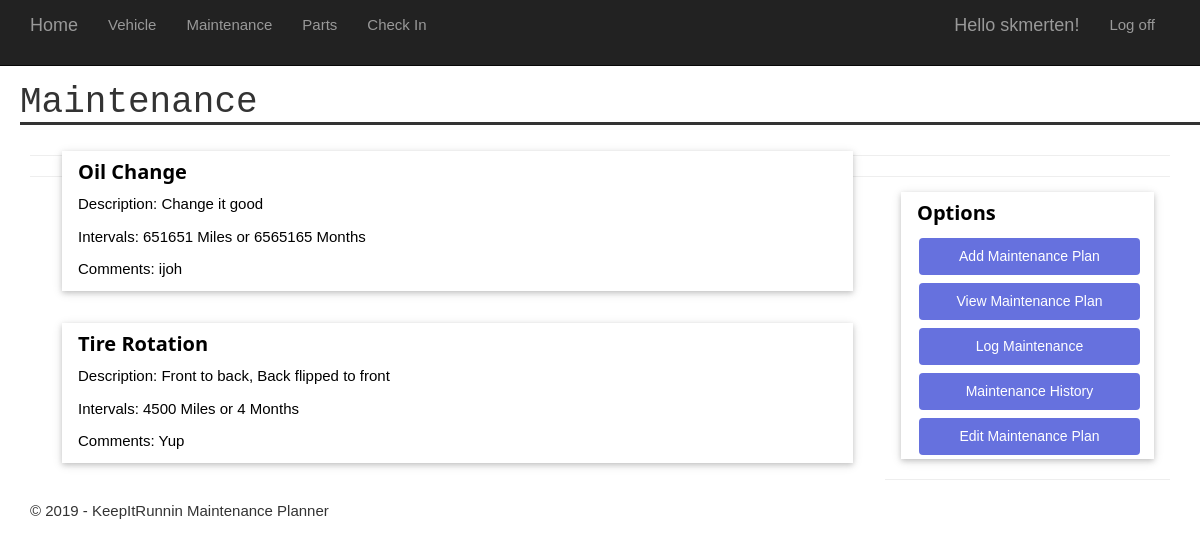
The page /maintenance/ (signed in) on the database as committed earlier.
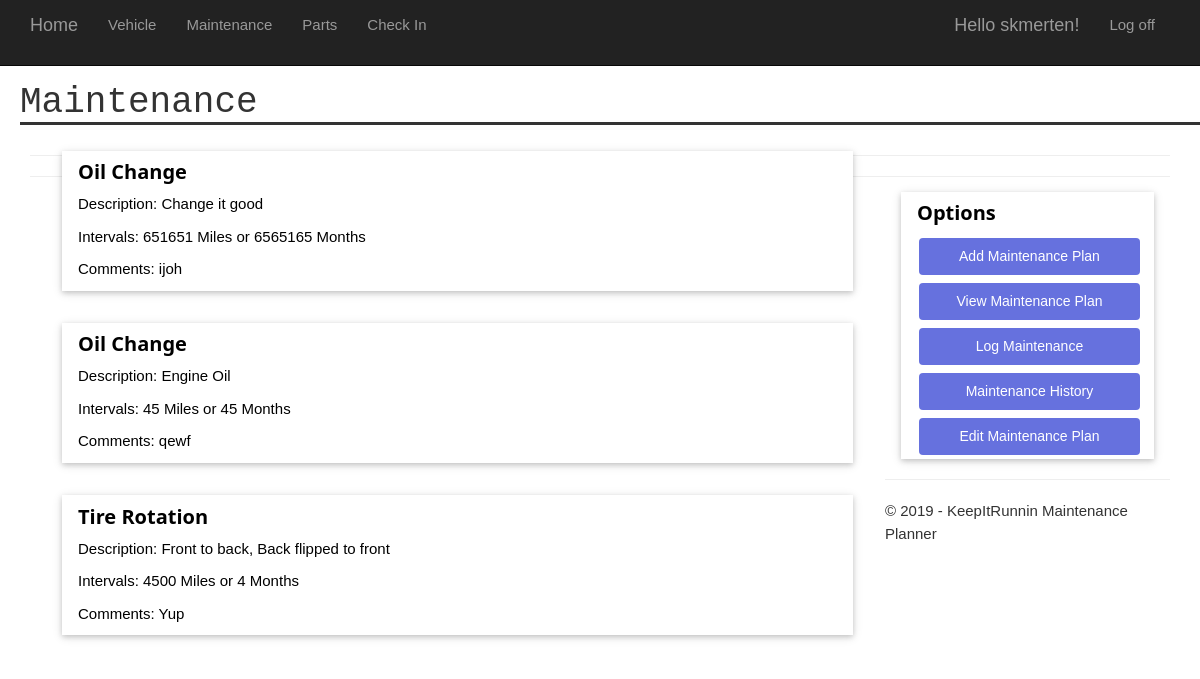
The same page on the database as committed later.
### app/models.py (models this page shows, shortened)
class Maintenance(models.Model):
    vehicle = models.ForeignKey(Vehicle, on_delete=models.CASCADE)
    name = models.CharField(max_length=100)
    description = models.CharField(max_length=100,null=True)
    months = models.IntegerField(max_length=None)
    miles = models.IntegerField(max_length=None)
    materials = models.CharField(max_length=250,null=True)
    comments = models.CharField(max_length=250,null=True)

### app/views.py (the view)
# urls.py: path('maintenance/', app.views.maintenanceHome, name='maintenanceHome'),
@login_required(login_url='/login')
def maintenanceHome(request):
    maintenance = Maintenance.objects.filter(vehicle__user = request.user)
    maint_hist = Maintenance_History.objects.filter(maintenance__vehicle__user = request.user)
    assert isinstance(request, HttpRequest)
    return render(
        request,
        'app/maintenanceHome.html',
        {
            'title':'Maintenance',
            'year':datetime.now().year,
            'maintenance':maintenance,
            'maint_hist':maint_hist,
        }
    )

### app/templates/app/maintenanceHome.html (shortened to what this page needs)
{% extends "app/layout.html" %}
{% block content %}
<div class="w3-col l9">
{% if maintenance %}
    {% for maint in maintenance %}
        <div class="w3-container" >
            <div class="w3-card w3-margin w3-margin-top">
                <div class="w3-container w3-white">
                    <h4><b>{{maint.name}}</b></h4>
                    <p>Description: {{maint.description}}</p>
                    <p>Intervals: {{maint.miles}} Miles or {{maint.months}} Months</p>
                    <p>Comments: {{maint.comments}}</p>
                </div>
            </div>
        </div>
    {% endfor %}
{% endif %}
</div><hr>
<div class="w3-col l3">
    <div class="w3-card w3-margin w3-margin-top">
        <div class="w3-container w3-white">
            <h4><b>Options</b></h4>
            <a href='{% url 'addMaint' %}'><button class="button" type='button'>Add Maintenance Plan</button></a>
            <a href='{% url 'viewMaint' %}'><button class="button" type='button'>View Maintenance Plan</button></a>
            <a href='{% url 'logMaint' %}'><button class="button" type='button'>Log Maintenance</button></a>
            <a href='{% url 'viewMaintHist' %}'><button class="button" type='button'>Maintenance History</button></a>
            <a href='{% url 'chooseMaint' %}'><button class="button" type='button'>Edit Maintenance Plan</button></a>
        </div>
    </div><hr>
</div>
{% endblock %}

Rows that differ between the two databases and show on the page:
added Maintenance: name "Oil Change", description "Engine Oil", miles "45", months "45", comments "qewf"
